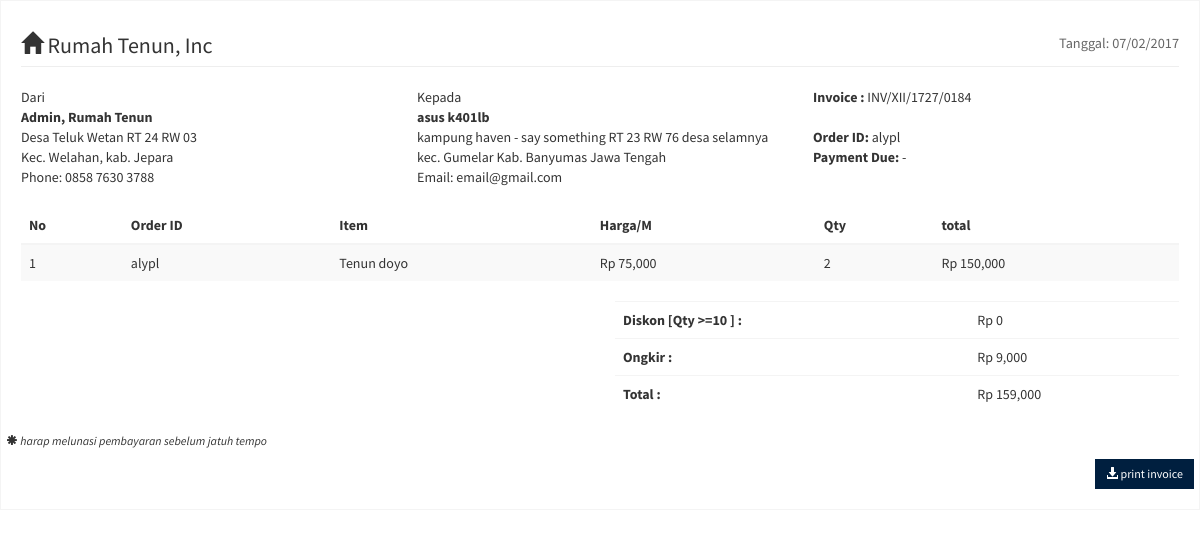
Before: /invoice.php?id=alypl with the older database file.
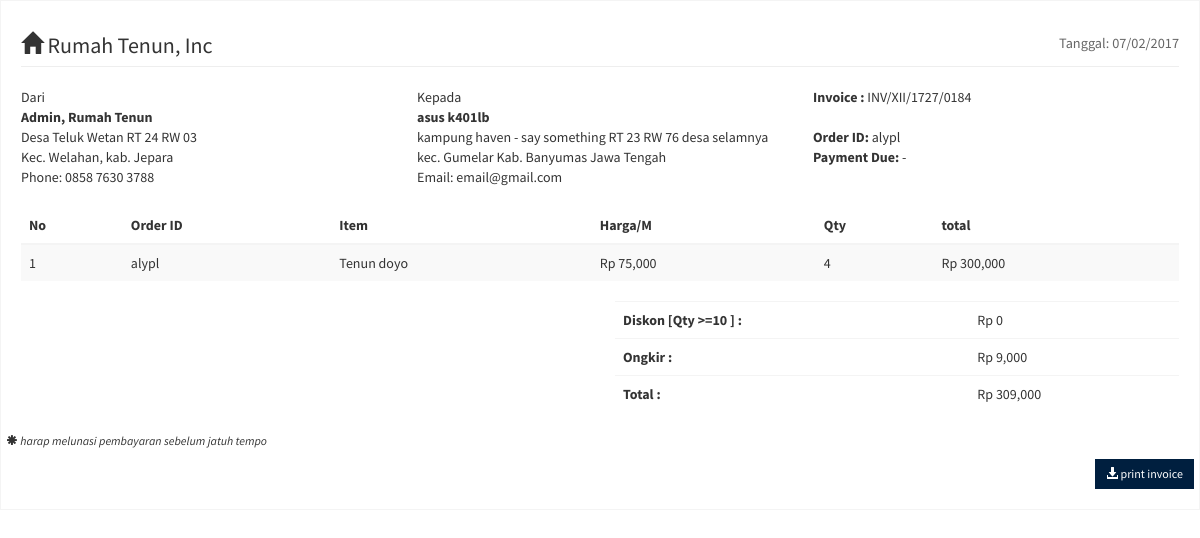
After: the same page with the newer database file.
### tables this page shows
CREATE TABLE `penjualan` (
  `kode` varchar(30) NOT NULL,
  `tanggal` date NOT NULL,
  `nama_barang` varchar(20) NOT NULL,
  `harga_jual` int(6) NOT NULL,
  `jumlah` int(3) NOT NULL,
  `total_harga` int(7) NOT NULL,
  `laba` int(9) NOT NULL,
  `status` enum('ok','pending') NOT NULL,
  `input_oleh` varchar(20) DEFAULT NULL,
  PRIMARY KEY (`kode`)
);

CREATE TABLE `pembeli` (
  `kode` varchar(10) NOT NULL,
  `nama` varchar(30) NOT NULL,
  `kontak` varchar(30) NOT NULL,
  `prov` varchar(40) NOT NULL,
  `kab` varchar(40) NOT NULL,
  `kec` varchar(30) NOT NULL,
  `alamat2` text NOT NULL,
  `kurir` enum('jne','tiki','pos_indo') NOT NULL,
  `resi` varchar(15) NOT NULL,
  PRIMARY KEY (`kode`)
);

### invoice.php (the view, shortened to what this page needs)
<?php
include 'koneksi.php';
$kode=$_GET['id'];
$sql = "SELECT penjualan.kode AS kode2,nama_barang,harga_jual,jumlah,total_harga,nama,alamat2,kec,kab,prov,kontak FROM penjualan INNER JOIN pembeli ON penjualan.kode=pembeli.kode WHERE penjualan.kode='$kode'";
$tampil =mysqli_query($link,$sql);
$r=mysqli_fetch_assoc($tampil);
?>
<!DOCTYPE html>
<html>
<head>
	<link rel="stylesheet" href="bootstrap/css/bootstrap.min.css">
	<link rel="stylesheet" href="dist/css/AdminLTE.min.css">
</head>
<body>
    <section class="invoice">
      <div class="row">
        <div class="col-xs-12">
          <h2 class="page-header">
            <span class="glyphicon glyphicon-home"></span> Rumah Tenun, Inc
            <small class="pull-right">Tanggal: <?php echo date('d/m/Y'); ?></small>
          </h2>
        </div>
      </div>
      <div class="row invoice-info">
        <div class="col-sm-4 invoice-col">
          Dari
          <address>
            <strong>Admin, Rumah Tenun</strong><br>
            Desa Teluk Wetan RT 24 RW 03<br>
            Kec. Welahan, kab. Jepara<br>
            Phone: 0858 7630 3788
          </address>
        </div>
        <div class="col-sm-4 invoice-col">
          Kepada
          <address>
            <strong><?php echo $r['nama']; ?></strong><br>
            <?php echo $r['alamat2']; ?><br>
            <?php echo 'kec. '.$r['kec'].' '.$r['kab'].' '.$r['prov']; ?><br>
            Email: <?php echo $r['kontak']; ?>
          </address>
        </div>
        <div class="col-sm-4 invoice-col">
          <b>Invoice : </b>INV/XII/<?php echo date('ynj').'/0'.substr(time(),-4,3); ?><br>
          <br>
          <b>Order ID:</b> <?php echo $r['kode2']; ?><br>
          <b>Payment Due:</b> -<br>
        </div>
      </div>
      <div class="row">
        <div class="col-xs-12 table-responsive">
          <table class="table table-striped">
            <thead>
            <tr>
              <th>No</th>
              <th>Order ID</th>
              <th>Item</th>
              <th>Harga/M</th>
              <th>Qty</th>
              <th>total</th>
            </tr>
            </thead>
            <tbody>
            <tr>
              <td><?php echo 1; ?></td>
              <td><?php echo $r['kode2']; ?></td>
              <td><?php echo 'Tenun '.$r['nama_barang']; ?></td>
              <td><?php echo 'Rp '.number_format($r['harga_jual']); ?></td>
              <td><?php echo $r['jumlah']; ?></td>
              <td><?php echo 'Rp '.number_format($r['total_harga']); ?></td>
            </tr>
            </tbody>
          </table>
        </div>
      </div>
      <div class="row">
        <div class="col-md-offset-6 col-xs-6">
          <div class="table-responsive">
            <table class="table table-borderless">
              <tr>
                <th>Diskon [Qty >=10 ] : </th>
                <td>Rp 0</td>
              </tr>
              <tr>
                <th>Ongkir : </th>
                <td>Rp 9,000</td>
              </tr>
              <tr>
                <th>Total : </th>
                <td><?php echo 'Rp '.number_format($r['total_harga']+9000); ?></td>
              </tr>
            </table>
          </div>
        </div>
      <div class="row no-print">
        <div class="col-xs-12">
          <i><p class="small"><span class="glyphicon glyphicon-asterisk"></span> harap melunasi pembayaran sebelum jatuh tempo</p></i>
          <button type="button" class="btn bg-navy btn-sm btn-flat pull-right" onclick="window.print()">
            <span class="glyphicon glyphicon-download-alt"></span> print invoice
          </button>
        </div>
      </div>
    </section>
</body>
</html>

Changed rows visible on the page:
changed penjualan "alypl": jumlah "2" → "4"; total_harga "150,000" → "300,000"; $r['total_harga']+9000 "159,000" → "309,000"
